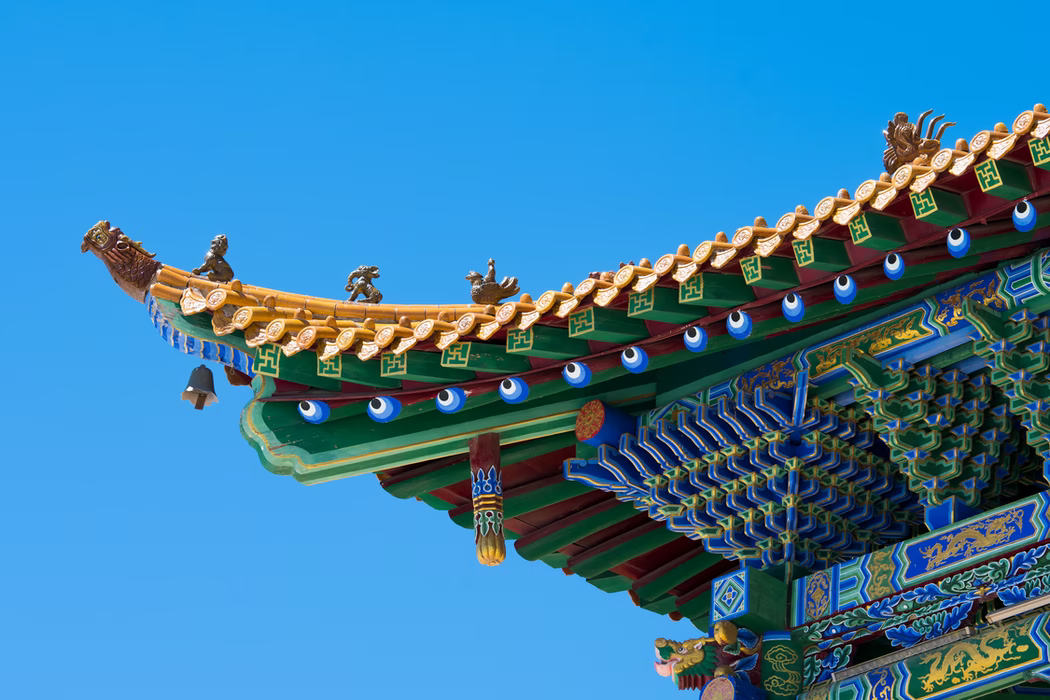
#> input picture Lab/Lab 3/Citra Tugas Lab 3/bulding.jpg, 1050 x 700 px
$ jupyter execute Lab3_FahdiiAjmalalFikrie_1906398370.ipynb   (older library calls are emulated)
#> lines starting #> are read from the running program, lines starting #| are printed output that depends on the picture
### Lab/Lab 3/helper.py
"""
helper.py
Contains helper function for image processing in frequency domain.
Includes meshgrid, lowpass filter, highpass filter, notch filter, and paddedsize.

Inherited from Asdos Pengolahan Citra Ganjil 2019/2020
Edited by Asdos Pengolahan Citra Ganjil 2020/2021
"""

import numpy as np

def dftuv(M, N):
    """ DFTUV Computes meshgrid frequency matrices.
    [U, V] = DFTUV(M, N) computes meshgrid frequency matrices U and
    V. U and V are useful for computing frequency-domain filter
    functions that can be used with DFTFILT. U and V are both M-by-N. """

    # Set up range of variables.
    u = np.arange(M)
    v = np.arange(N)

    # Compute the indices for use in meshgrid
    for i in range(M//2+1, M):
        u[i] = u[i] - M
    for i in range(N//2+1, N):
        v[i] = v[i] - N

    # Return the meshgrid arrays
    return np.meshgrid(v,u)

def lpfilter(tipe, M, N, D0, n = 1):
    """ LPFILTER Computes frequency domain lowpass filters
    H = LPFILTER(TYPE, M, N, D0, n) creates the transfer function of
    a lowpass filter, H, of the specified TYPE and size (M-by-N).  To
    view the filter as an image or mesh plot, it should be centered
    using H = fftshift(H).

    Valid values for TYPE, D0, and n are:

    'ideal'    Ideal lowpass filter with cutoff frequency D0.  n need
               not be supplied.  D0 must be positive

    'btw'      Butterworth lowpass filter of order n, and cutoff D0.
               The default value for n is 1.0.  D0 must be positive.

    'gaussian' Gaussian lowpass filter with cutoff (standard deviation)
 	           D0.  n need not be supplied.  D0 must be positive. """

    # Use function dftuv to set up the meshgrid arrays needed for
    # computing the required distances.
    U, V = dftuv(M, N)

    # Compute the distances D(U, V).
    D = np.sqrt(U**2+V**2)

    # Begin fiter computations.
    if (tipe == 'gaussian'):
        return np.exp(-(D**2)/(2*(D0**2)))
    elif (tipe == 'btw'):
        return 1/(1 + (D/D0)**(2*n))
    elif (tipe == 'ideal'):
        return (D <= D0)
    else:
        print("Invalid type.")

def hpfilter(tipe, M, N, D0, n = 1):
    """ HPFILTER Computes frequency domain highpass filters
    H = HPFILTER(TYPE, M, N, D0, n) creates the transfer function of
    a highpass filter, H, of the specified TYPE and size (M-by-N).
    Valid values for TYPE, D0, and n are:

    'ideal'     Ideal highpass filter with cutoff frequency D0.  n
                need not be supplied.  D0 must be positive

    'btw'       Butterworth highpass filter of order n, and cutoff D0.
                The default value for n is 1.0.  D0 must be positive.

    'gaussian'  Gaussian highpass filter with cutoff (standard deviation)
                D0.  n need not be supplied.  D0 must be positive. """


    # The transfer function Hhp of a highpass filter is 1 - Hlp,
    # where Hlp is the transfer function of the corresponding lowpass
    # filter.  Thus, we can use function lpfilter to generate highpass
    # filters.

    # Generate highpass filter.
    Hlp = lpfilter(tipe, M, N, D0, n)
    return 1 - Hlp

def notch(tipe, M, N, D0, x, y, n = 1):
    """ notch Computes frequency domain notch filters
    H = NOTCH(TYPE, M, N, D0, x, y, n) creates the transfer function of
    a notch filter, H, of the specified TYPE and size (M-by-N). centered at
    Column X, Row Y in an unshifted Fourier spectrum.
    Valid values for TYPE, D0, and n are:

    'ideal'     Ideal highpass filter with cutoff frequency D0.  n
                need not be supplied.  D0 must be positive

    'btw'       Butterworth highpass filter of order n, and cutoff D0.
                The default value for n is 1.0.  D0 must be positive.

    'gaussian'  Gaussian highpass filter with cutoff (standard deviation)
                D0.  n need not be supplied.  D0 must be positive. """

    # The transfer function Hhp of a highpass filter is 1 - Hlp,
    # where Hlp is the transfer function of the corresponding lowpass
    # filter.  Thus, we can use function lpfilter to generate highpass
    # filters.

    # Generate highpass filter.
    Hlp = lpfilter(tipe, M, N, D0, n)
    H = 1 - Hlp
    H = np.roll(H, y-1, axis=0)
    H = np.roll(H, x-1, axis=1)
    return H

def paddedsize(w, l):
    """ PADDEDSIZE Computes padded sizes useful for FFT-based filtering.
    PQ = PADDEDSIZE(AB), where AB is a two-element size vector,
    computes the two-element size vector PQ = 2*AB. """

    return (2*w, 2*l)

### Lab/Lab 3/Lab3_FahdiiAjmalalFikrie_1906398370.ipynb
References:
1. Panduan Lab 3
2. https://scikit-image.org/docs/dev/api/skimage.filters.html#skimage.filters.gaussian

[cell 1]
import matplotlib.pyplot as plt
import numpy as np
import copy
import cv2
import io
import helper

from scipy import fftpack as fp
from skimage import color
from skimage import filters
from skimage import io
from skimage import morphology
from skimage import util

### **1. [50] Terapkan minimal 2 Low Pass dan 2 High Pass Filter terhadap citra building.jpg, gunakan dua nilai D0 yang berbeda pada masing-masing filter!**

a. [5] Tampilkan citra tersebut pada domain frekuensi!

[cell 2]
img_building = io.imread('Citra Tugas Lab 3/bulding.jpg')
#> img_building is the input picture: shape (700, 1050, 4); mean R, G, B, A 56.6, 126.7, 168.1, 255
img_building = color.rgba2rgb(img_building)
#> img_building: shape (700, 1050, 3) float64
img_building = color.rgb2gray(img_building)
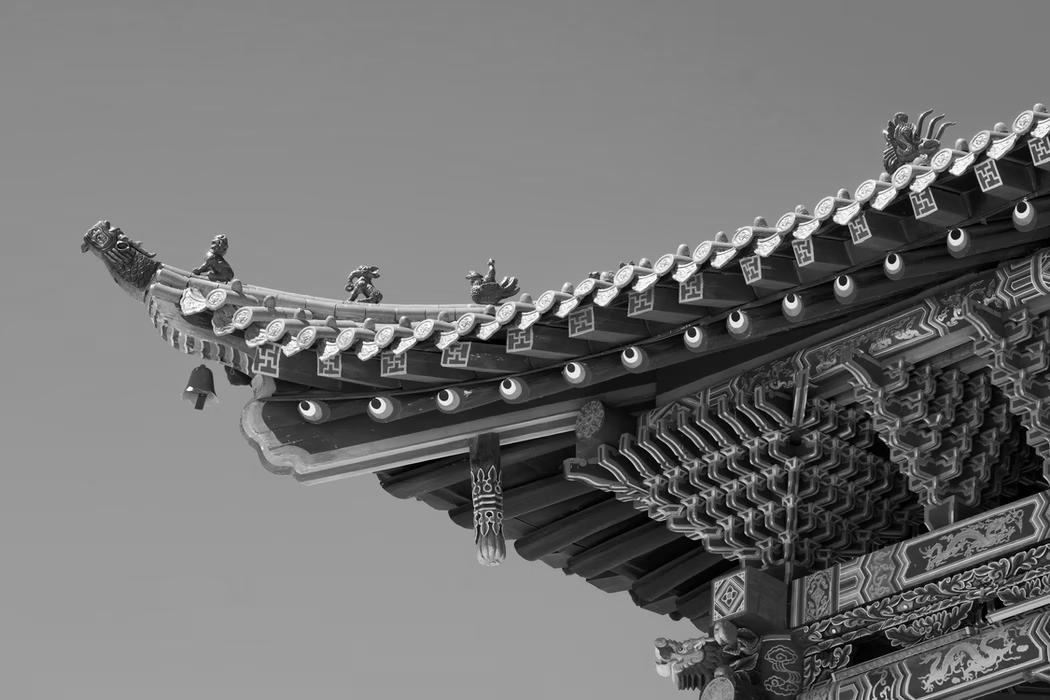
#> img_building: shape (700, 1050) float64; min 0, max 0.999, mean 0.45
w, l = helper.paddedsize(img_building.shape[0], img_building.shape[1])
#> w = 1400; l = 2100

[cell 3]
img_building_freq_domain_ft = fp.fft2(img_building)
img_building_freq_domain_ft = fp.ifft2(img_building_freq_domain_ft).real

b. [17] Tampilkan citra pada domain spasial dan domain frekuensi dari citra hasil penerapan Low Pass Filter dan jelaskan perbedaannya!

[cell 4]
# Menampilkan hasil citra domain frekuensi dengan pemrosesan low pass filter
# freq_domain_filtered = filters.rank.mean(img_building_freq_domain_ft, selem=morphology.square(9))

# plt.figure(figsize=(15,15))
# plt.imshow(freq_domain_filtered, cmap="gray")

[cell 5]
# [6 lines of commented-out code are left out]

[cell 6]
# Load image
w, l = helper.paddedsize(img_building.shape[0], img_building.shape[1])

# Create gaussian lowpass filter
# lpfilter function is provided in helper.py
h = helper.lpfilter('gaussian', w, l, 0.05 * w)

# Calculate DFT
f = fp.fft2(img_building,(w,l))

# Apply lowpass filter on frequential domain
LPFS_building = h * f

# Apply lowpass filter on spatial domain
img_building_spat_domain_rgb = img_building
spat_domain_filtered = filters.gaussian(img_building_spat_domain_rgb, cval=0.05)

# Calculate IDFT for spatial domain transformation
LPF_building = fp.ifft2(LPFS_building).real
LPF_building = LPF_building[:img_building.shape[0],:img_building.shape[1]]
#> LPF_building: shape (700, 1050) float64

# Shifting for fourier spectrum display
Fc = fp.fftshift(f)
Fcf = fp.fftshift(LPFS_building)

# Scaling for fourier spectrum display
S1 = np.log(1+abs(Fc))
S2 = np.log(1+abs(Fcf))

# Show image
plt.figure(figsize=(20,20))
plt.subplot(1,3,1); plt.imshow(img_building, cmap='gray')
plt.title("Original")
plt.axis("off")
plt.subplot(1,3,2); plt.imshow(spat_domain_filtered, cmap='gray')
plt.title("Low-pass Filtering on Spatial Domain Image")
plt.axis("off")
plt.subplot(1,3,3); plt.imshow(LPF_building, cmap='gray')
plt.title("Low-pass Filtering on Frequential Domain Image")
plt.axis("off")
plt.show()

c. [17] Tampilkan citra pada domain spasial dan domain frekuensi dari citra hasil penerapan High Pass Filter dan jelaskan perbedaannya!

[cell 7]
# Create gaussian highpass filter
# hpfilter function is provided in helper.py
h = helper.hpfilter('gaussian', w, l, 0.05 * w)

# Calculate DFT
f = fp.fft2(img_building,(w,l))

# Apply highpass filter
LPFS_building = h*f

# Calculate IDFT for spatial domain transformation
LPF_building = fp.ifft2(LPFS_building).real
#> LPF_building: shape (1400, 2100) float64
LPF_building = LPF_building[:img_building.shape[0],:img_building.shape[1]]
#> LPF_building: shape (700, 1050) float64

# Shifting for fourier spectrum display
Fc = fp.fftshift(f)
Fcf = fp.fftshift(LPFS_building)

# Apply lowpass filter on spatial domain
img_building_spat_domain_rgb = img_building
spat_domain_filtered = 1 - filters.gaussian(img_building_spat_domain_rgb, cval=0.05)
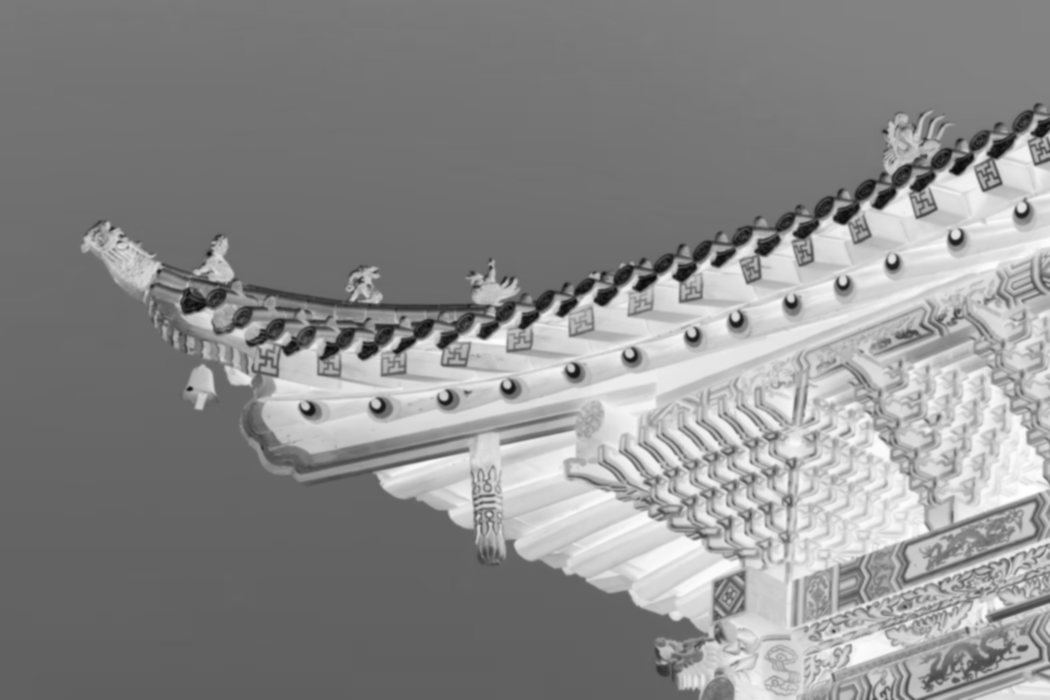
#> spat_domain_filtered: shape (700, 1050) float64; min 0.0389, max 1, mean 0.55

# Scaling for fourier spectrum display
S1 = np.log(1+abs(Fc))
S2 = np.log(1+abs(Fcf))
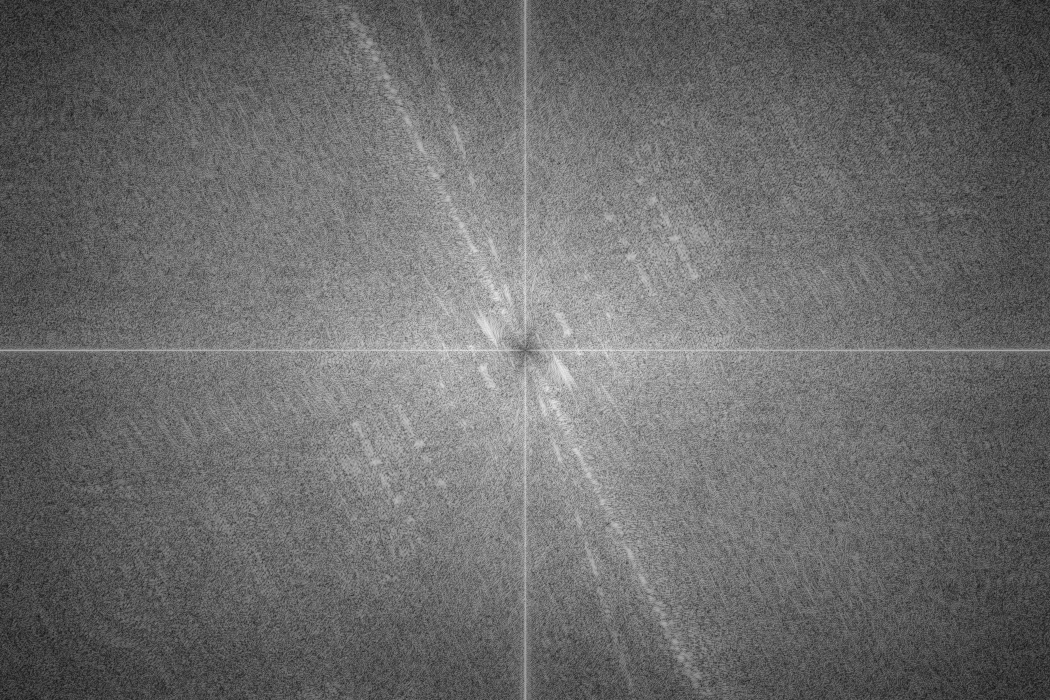
#> S2: shape (1400, 2100) float64 (shown at 1/2 size); min 0, max 7.47, mean 3.16; drawn with min black and max white

# Show image
plt.figure(figsize=(20,20))
plt.subplot(1,3,1); plt.imshow(img_building, cmap='gray')
plt.title("Original")
plt.axis("off")
plt.subplot(1,3,2); plt.imshow(spat_domain_filtered, cmap='gray')
plt.title("Low-pass Filtering on Spatial Domain Image")
plt.axis("off")
plt.subplot(1,3,3); plt.imshow(LPF_building, cmap='gray')
plt.title("Low-pass Filtering on Frequential Domain Image")
plt.axis("off")
plt.show()

d. [6] Bagaimana pengaruh dari nilai D0 yang anda gunakan pada bagian (b) dan (c)?

Pada low-pass filter, semakin besar nilai D_0, maka citra akan semakin jelas dan smoothnessnya berkurang. Sedangkan pada high pass filter, semakin besar D_0, maka akan semakin berkurang sensitivitas algoritma dalam mendeteksi edge.

### 2. [55] Berikut adalah citra train.jpg yang corrupted sehingga menimbulkan pattern noise.

a. [5] Tampilkan citra tersebut pada domain frekuensi!

[cell 8]
img_train = io.imread('Citra Tugas Lab 3/train.jpg')
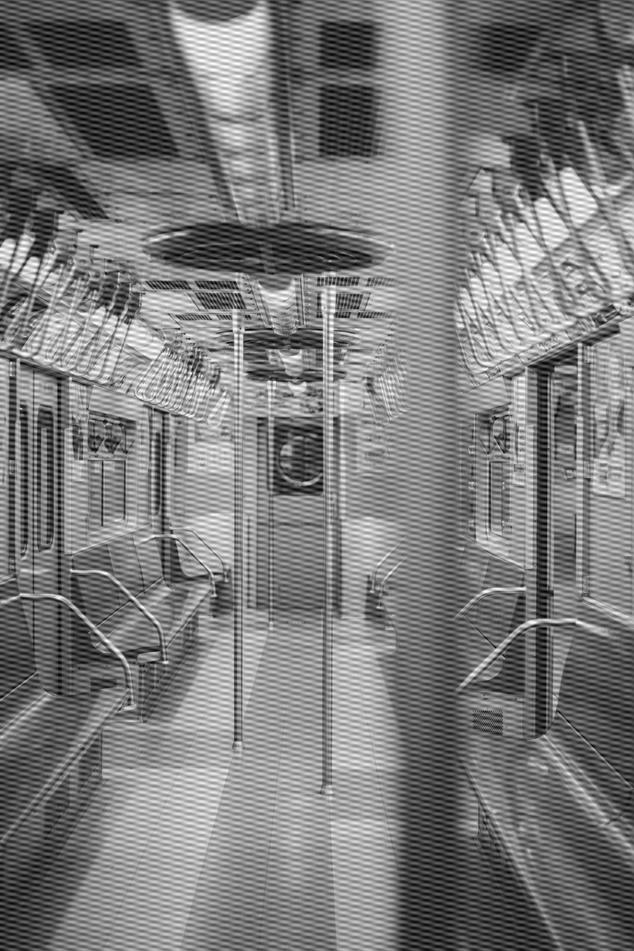
#> input picture Lab/Lab 3/Citra Tugas Lab 3/train.jpg, 634 x 951 px
#> img_train is the input picture: shape (951, 634); min 0, max 255, mean 122.9
img_train = color.rgb2gray(img_train)

img_train_freq_domain_ft = fp.fft2(img_train)
img_train_freq_domain_ft = fp.ifft2(img_train_freq_domain_ft).real

b. [30] Lakukan filtering yang tepat untuk mereduksi noise yang ada dan jelaskan mengapa anda memilih melakukan filtering tersebut!

[cell 9]
# Get dimension
w, l = helper.paddedsize(img_train.shape[0],img_train.shape[1])
#> w = 1902; l = 1268

# Calculate DFT
F = fp.fft2(util.img_as_float(img_train),(w,l))

# Scaling & Shifting for fourier spectrum display
Fc = fp.fftshift(F)
S1 = np.log(1+abs(Fc))
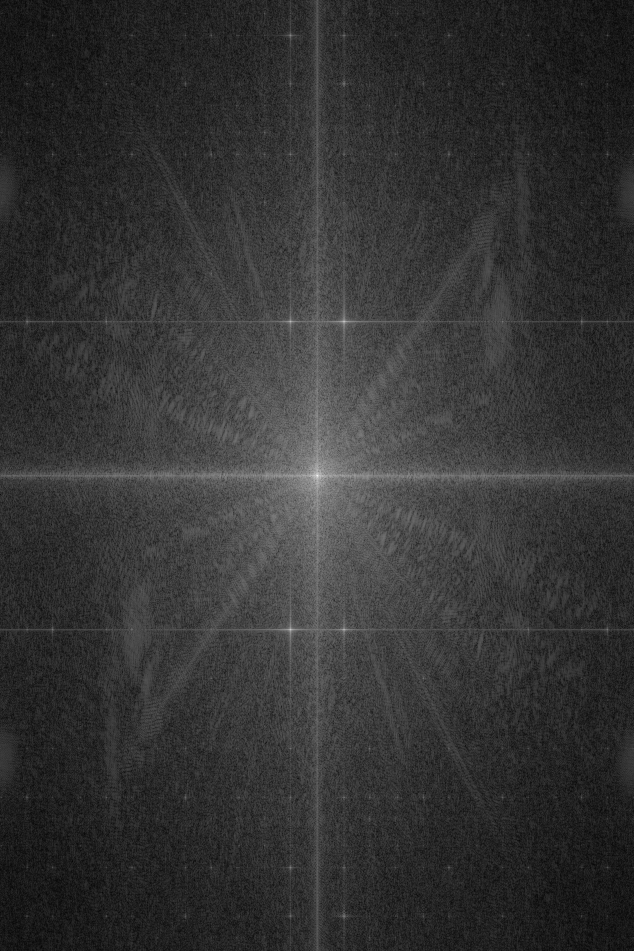
#> S1: shape (1902, 1268) float64 (shown at 1/2 size); min 0.0146, max 12.58, mean 2.57; drawn with min black and max white

# Show image
plt.subplot(1,2,1); plt.imshow(img_train, cmap='gray')
plt.title('Noisy Image'); plt.axis("off")
plt.subplot(1,2,2); plt.imshow(S1, cmap='gray')
plt.title('Fourier Spectrum of Noisy Image');
plt.axis("off")
plt.show()

[cell 10]
# Apply notch filter
# notch function is provided in helper.py
H1 = helper.notch('btw', w, l, 10, 50, 100)
H2 = helper.notch('btw', w, l, 10, 1, 400)
H3 = helper.notch('btw', w, l, 10, 620, 100)
H4 = helper.notch('btw', w, l, 10, 22, 414)
H5 = helper.notch('btw', w, l, 10, 592, 414)
H6 = helper.notch('btw', w, l, 10, 1, 114)

# Apply notch filter
FS_train = F*H1*H2*H3*H4*H5*H6
# Calculate IDFT for spatial domain transformation
F_train = fp.ifft2(FS_train).real
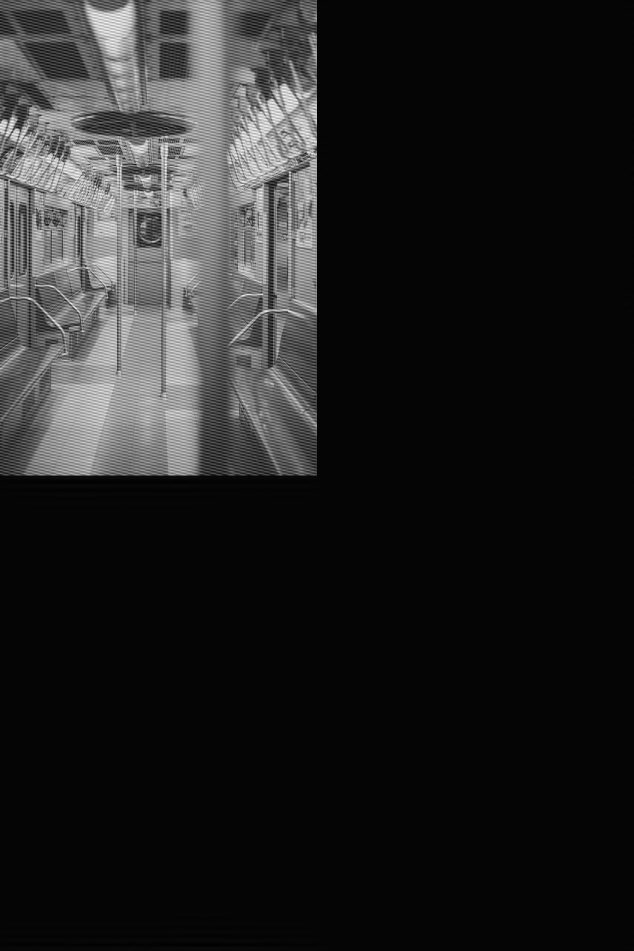
#> F_train: shape (1902, 1268) float64 (shown at 1/2 size); min -0.0226, max 1.01, mean 0.118; drawn with min black and max white
F_train = F_train[:img_train.shape[0],:img_train.shape[1]]
#> F_train: shape (951, 634) float64

# Scaling & Shifting for fourier spectrum display
Fcf = fp.fftshift(FS_train)
S2 = np.log(1+abs(Fcf))
#> S2: shape (1902, 1268) float64
# Show image
plt.subplot(1,2,1); plt.imshow(F_train, cmap='gray')
plt.title('Filtered Image')
plt.axis("off")
plt.subplot(1,2,2); plt.imshow(S2, cmap='gray')
plt.title('Fourier Spectrum After Filter')
plt.axis("off")
plt.show()

c. [20] Tampilkan perbandingan citra sebelum dan sesudah filtering pada domain spasial dan frekuensi serta ceritakan hasilnya!

[cell 11]
# Show image
plt.figure(figsize=(20,20))
plt.subplot(1,2,1); plt.imshow(img_train, cmap='gray')
plt.title("Original")
plt.subplot(1,2,2); plt.imshow(F_train, cmap='gray')
plt.title("Notch filtering implemented")
plt.show()
